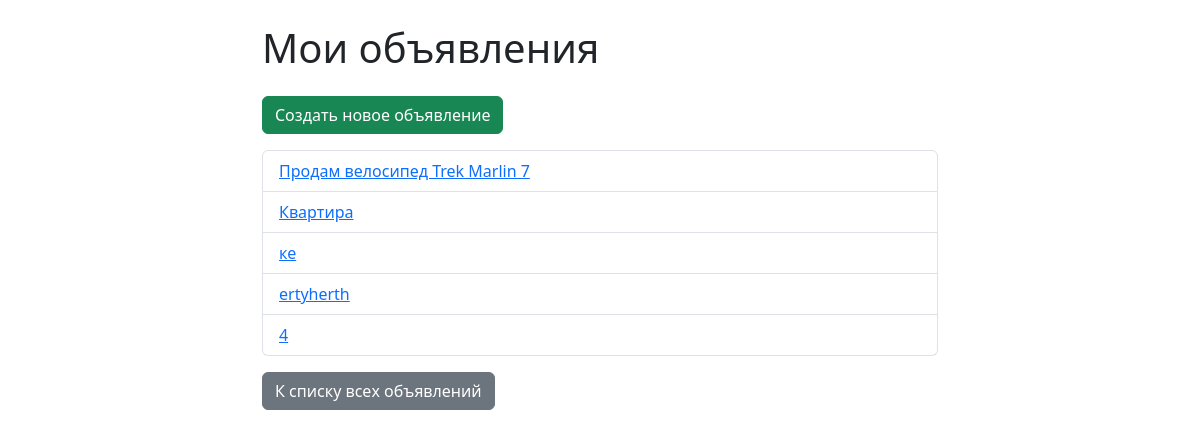
The page /ads/my/ (signed in) on the database as committed earlier.
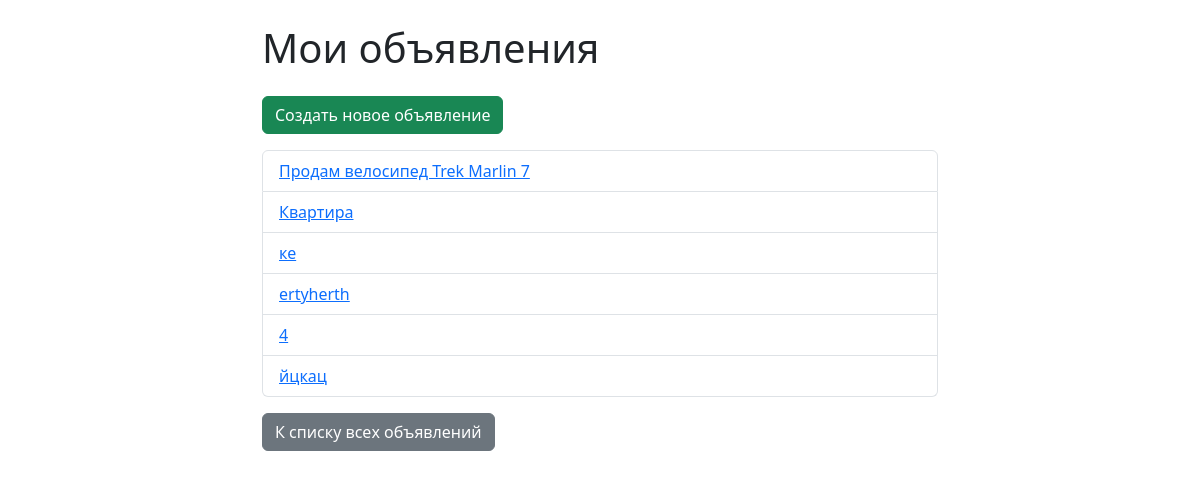
The same page on the database as committed later.
### ads/models.py (models this page shows, shortened)
class Ad(models.Model):
    bookmarks = models.ManyToManyField(settings.AUTH_USER_MODEL, related_name='bookmarked_ads', blank=True)
    views = models.PositiveIntegerField(default=0)  # счетчик просмотров
    updated_at = models.DateTimeField(auto_now=True)
    tags = models.ManyToManyField('Tag', blank=True, related_name='ads')
    title = models.CharField("Заголовок", max_length=255)
    description = models.TextField("Описание")
    price = models.DecimalField("Цена", max_digits=10, decimal_places=2)
    city = models.CharField("Город", max_length=100)
    author = models.ForeignKey(
        settings.AUTH_USER_MODEL,
        on_delete=models.CASCADE,
        related_name='ads',
        verbose_name="Автор"
    )
    category = models.ForeignKey(
        Category,
        on_delete=models.SET_NULL,
        null=True,
        blank=True,
        related_name='ads',
        verbose_name="Категория"
    )
    slug = models.SlugField(max_length=255, null=True, blank=True, unique=True)
    created_at = models.DateTimeField("Дата создания", auto_now_add=True)

### ads/views.py (the view)
# urls.py: path('my/', views.my_ads, name='my_ads'),
@login_required
def my_ads(request):
    ads = Ad.objects.filter(author=request.user)
    return render(request, 'ads/my_ads.html', {'ads': ads})

### ads/templates/ads/my_ads.html (shortened to what this page needs)
<!DOCTYPE html>
<html lang="ru">
<head>
    <link href="https://cdn.jsdelivr.net/npm/bootstrap@5.3.0/dist/css/bootstrap.min.css" rel="stylesheet">
</head>
<body>
<div class="container mt-4" style="max-width: 700px;">
    <h1 class="mb-4">Мои объявления</h1>
    <a href="{% url 'ad_create' %}" class='btn btn-success mb-3'>Создать новое объявление</a>
    {% if ads %}
        <ul class='list-group'>
            {% for ad in ads %}
                {% if ad.slug %}
                    <li class='list-group-item'>
                        <a href="{% url 'ad_detail' slug=ad.slug %}">{{ ad.title }}</a>
                    </li>
                {% endif %}
            {% endfor %}
        </ul>
    {% else %}
        <p>У вас пока нет объявлений.</p>
    {% endif %}
    <p class='mt-3'><a href="{% url 'ad_list' %}" class='btn btn-secondary'>К списку всех объявлений</a></p>
</div>
</body>
</html>

Rows that differ between the two databases and show on the page:
added Ad: title "йцкац"
